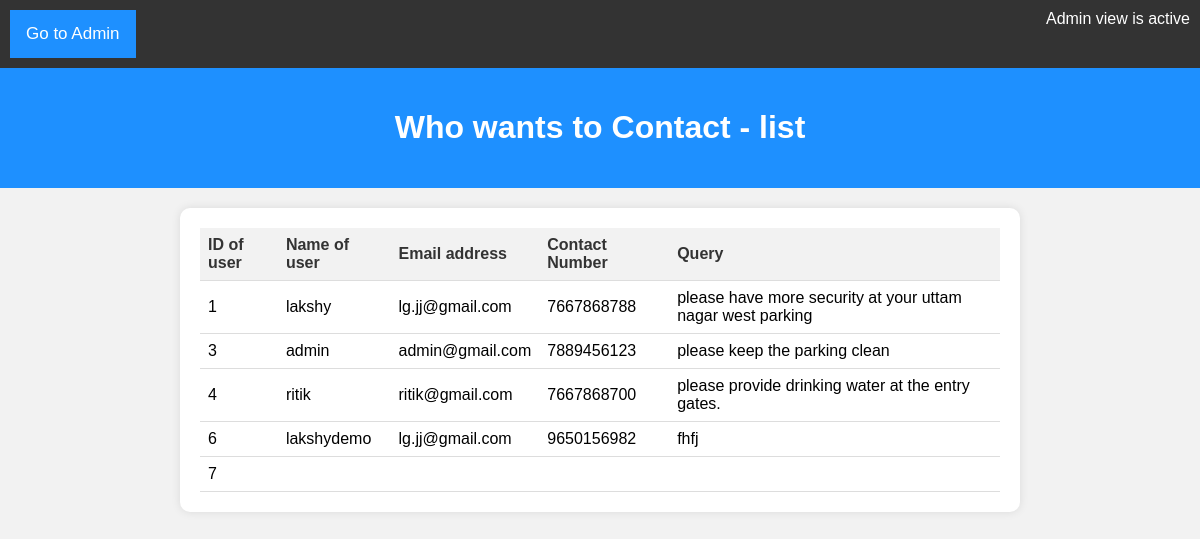
The page /printcontact/ on the database as committed earlier.
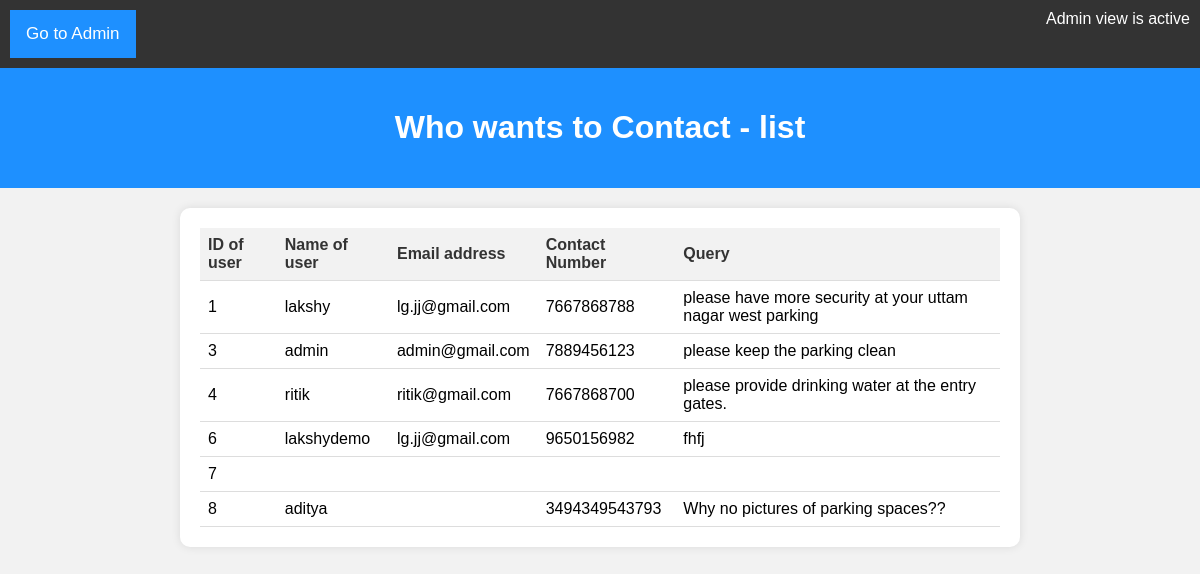
The same page on the database as committed later.
### parking/models.py (models this page shows, shortened)
class Contact(models.Model):
    name = models.CharField(max_length=20)
    mail = models.CharField(max_length=200,default="null")
    contactno = models.CharField(max_length=10, default="")
    question = models.CharField(max_length=2000, default="")

### parking/views.py (the view)
# urls.py: path('printcontact/', views.printcontact, name='printcontact'),
def printcontact(request):
    obj = Contact.objects.filter().all()
    return render(request, 'printcontact.html', {'obj':obj})

### parking/templates/printcontact.html (shortened to what this page needs)
<!DOCTYPE html>
<html lang="en">
<head>
</head>
<body>
<div class="topnav">
    <a class="active" href="/adminpage/">Go to Admin</a>
    <div class="toplg">Admin view is active</div>
</div>
<div class="bg-heading">
    <h1>Who wants to Contact - list</h1>
</div>
<div class="bg-text">
    {% if obj %}
        <table>
            <tr>
                <th>ID of user</th>
                <th>Name of user</th>
                <th>Email address</th>
                <th>Contact Number</th>
                <th>Query</th>
            </tr>
            {% for k in obj %}
                <tr>
                    <td>{{ k.id }}</td>
                    <td>{{ k.name }}</td>
                    <td>{{ k.mail }}</td>
                    <td>{{ k.contactno }}</td>
                    <td>{{ k.question }}</td>
                </tr>
            {% endfor %}
        </table>
    {% endif %}
</div>
</body>
</html>

Rows that differ between the two databases and show on the page:
added Contact: id "8", name "aditya", contactno "3494349543793", question "Why no pictures of parking spaces??"
